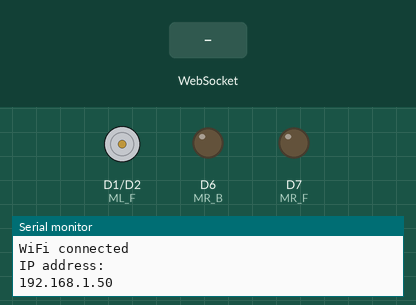
A sketch run on a simulated ESP8266 (NodeMCU). On the bench: motor-driver pin pairs drawn as motors (green arrow = first pin HIGH = forward, orange = second pin HIGH = backward, longer = more drive), output pins drawn as LEDs (lit = HIGH), the last lines printed to the serial monitor. The test bench sets the inputs (shaded band). WiFi joins after 1.5 s; servers stay silent unless stated.

Above: at 7.7 s.
7.8 s: WebSocket text "1-ON" received
At 8.6 s:
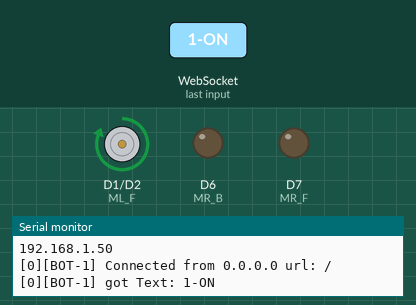
9.3 s: WebSocket text "1-OFF" received
At 9.7 s:
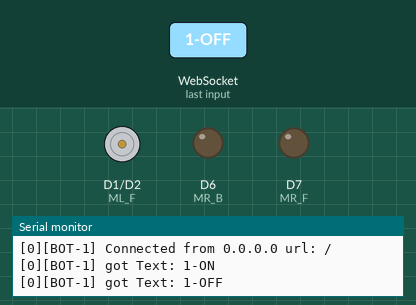
Timing chart, 0 to 12.3 s (numbered marks = the images above; inputs shaded):
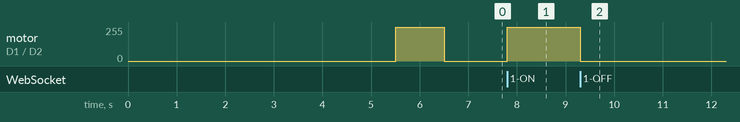

Measured:
- after the input at 7.8 s, motor on D1 (ML_F) / D2 (ML_B): stopped → forward 255/255 at once
- after the input at 9.3 s, motor on D1 (ML_F) / D2 (ML_B): forward 255/255 → stopped at once

The sketch:

WebSocketServer_MICROBOT_1.ino
```cpp
/*
 * WebSocketServer.ino
 *
 *  Created on: 22.05.2015
 *
 */

#include <Arduino.h>

#include <ESP8266WiFi.h>
#include <ESP8266WiFiMulti.h>
#include <WebSocketsServer.h>
#include <Hash.h>

ESP8266WiFiMulti WiFiMulti;

WebSocketsServer webSocket = WebSocketsServer(81);


#define ML_F D1
#define ML_B D2
#define MR_B D6
#define MR_F D7

bool last_state = false;

void webSocketEvent(uint8_t num, WStype_t type, uint8_t * payload, size_t length) {
  switch(type) {
    case WStype_DISCONNECTED:
      Serial.printf("[%u][BOT-1] Disconnected!\n", num);
      break;

    case WStype_CONNECTED:{
      IPAddress ip = webSocket.remoteIP(num);
      Serial.printf("[%u][BOT-1] Connected from %d.%d.%d.%d url: %s\n", num, ip[0], ip[1], ip[2], ip[3], payload);
      // send message to client
			webSocket.sendTXT(num, "Connected");
      break;
    }

    case WStype_TEXT:{
      Serial.printf("[%u][BOT-1] got Text: %s\n", num, payload);
      String data = String((char*) payload);     // Explicit Char pointer conversion try (char)
      // send message to client
      webSocket.sendTXT(num, "Recieved: %s", data);
      update_motor(data);
      // send data to all connected clients
      // webSocket.broadcastTXT("message here");
      break;
    }
  }
}

void setup() {
  // Serial.begin(921600);
  Serial.begin(115200);
  pinMode(D1, OUTPUT);
  pinMode(ML_F, OUTPUT);
  pinMode(ML_B, OUTPUT);
  pinMode(MR_B, OUTPUT);
  pinMode(MR_F, OUTPUT);

  //Serial.setDebugOutput(true);
  //Serial.setDebugOutput(true);

  Serial.println();
  Serial.println();
  Serial.println();

  for(uint8_t t = 4; t > 0; t--) {
    Serial.printf("[SETUP] BOOT WAIT %d...\n", t);
    Serial.flush();
    delay(1000);
  }

  //WiFiMulti.addAP("SSID", "passpasspass");
  WiFi.begin("SSID", "passpasspass");
  while(WiFiMulti.run() != WL_CONNECTED) {
    Serial.println('.');
    delay(100);
  }

  Serial.println("");
  Serial.println("WiFi connected");
  Serial.println("IP address: ");
  Serial.println(WiFi.localIP());

  webSocket.begin();
  webSocket.onEvent(webSocketEvent);

  digitalWrite(D1, HIGH);
  delay(1000);
  digitalWrite(D1, LOW);
  digitalWrite(ML_F, LOW);
  digitalWrite(ML_B, LOW);
  digitalWrite(MR_B, LOW);
  digitalWrite(MR_F, LOW);
}

void update_motor(String text){
    if (text == "1-ON") {
      digitalWrite(D1, HIGH);
    }
    else if (text == "1-OFF") {
      digitalWrite(D1, LOW);
    }
}

void loop() {
  webSocket.loop();
}
```
